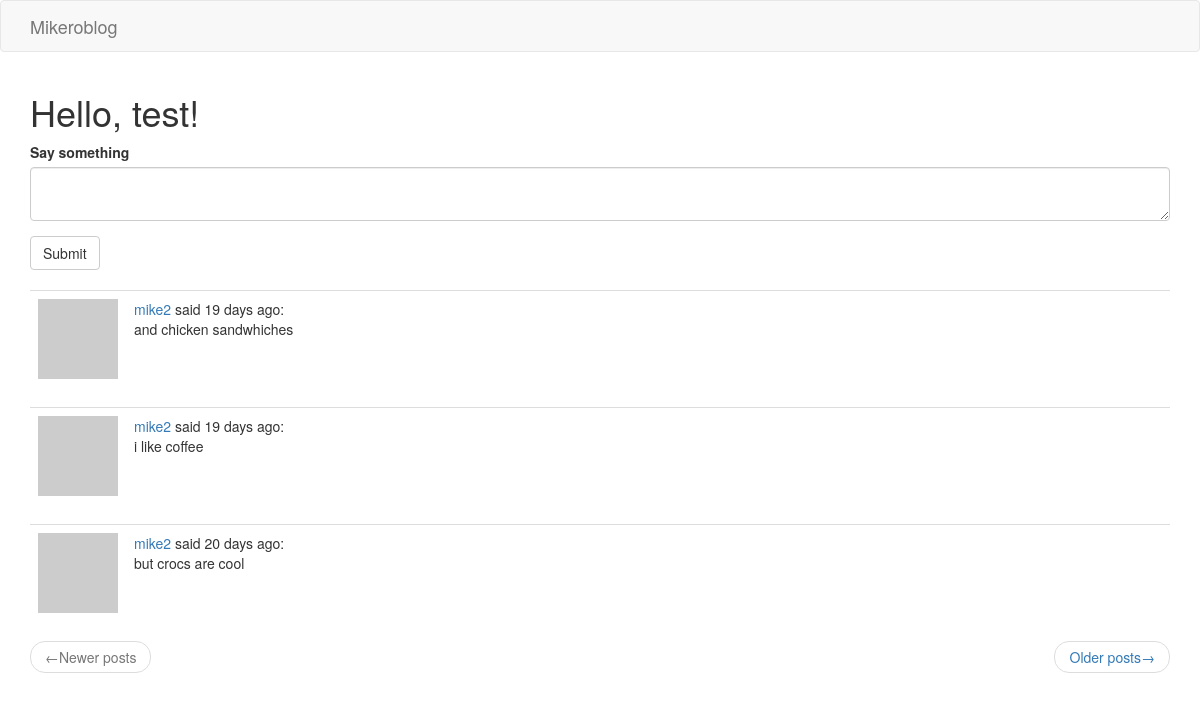
Page /index (signed in) on the earlier database version.
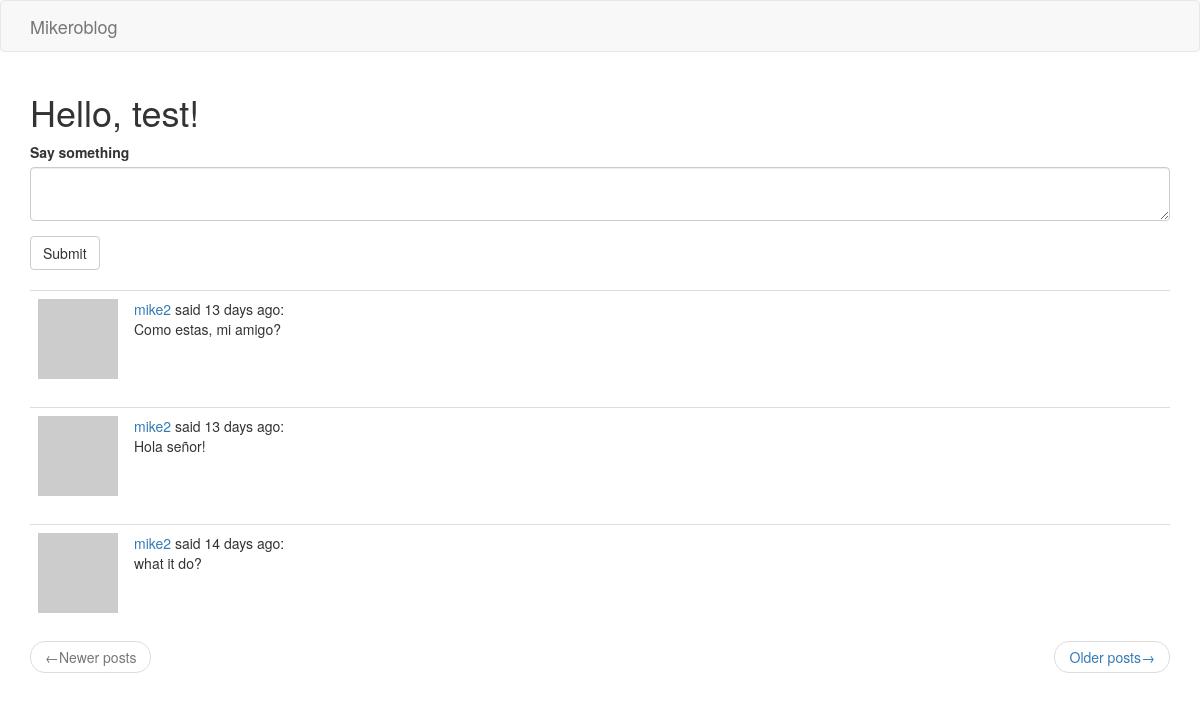
Same page on the later database version.
### app/models.py (models this page shows, shortened)
class User(UserMixin, db.Model):
    id = db.Column(db.Integer, primary_key=True)
    username = db.Column(db.String(64), index=True, unique=True)
    email = db.Column(db.String(120), index=True, unique=True)
    password_hash = db.Column(db.String(128))
    posts = db.relationship('Post', backref='author', lazy='dynamic')
    about_me = db.Column(db.String(140))
    last_seen = db.Column(db.DateTime, default=datetime.utcnow)
    followed = db.relationship(
        'User',
        secondary=followers,
        primaryjoin=(followers.c.follower_id == id),
        secondaryjoin=(followers.c.followed_id == id),
        backref=db.backref('followers', lazy='dynamic'),
        lazy='dynamic'
    )
    def avatar(self, size):
        digest = md5(self.email.lower().encode('utf-8')).hexdigest()
        return f'https://www.gravatar.com/avatar/{digest}?d=identicon&s={size}'
    def followed_posts(self):
        followed = Post.query.join(
            followers,
            (followers.c.followed_id == Post.user_id)).filter(
                followers.c.follower_id == self.id)
        own = Post.query.filter_by(user_id=self.id)
        return followed.union(own).order_by(Post.timestamp.desc())

class Post(db.Model):
    id = db.Column(db.Integer, primary_key=True)
    body = db.Column(db.String(140))
    timestamp = db.Column(db.DateTime, index=True, default=datetime.utcnow)
    user_id = db.Column(db.Integer, db.ForeignKey('user.id'))
    language = db.Column(db.String(5))

### app/main/routes.py (the view, shortened to what this page needs)
@bp.route('/', methods=['GET', 'POST'])
@bp.route('/index', methods=['GET', 'POST'])
@login_required
def index():
    form = PostForm()
    page = request.args.get('page', 1, type=int)
    posts = current_user.followed_posts().paginate(
        page, current_app.config['POSTS_PER_PAGE'], False)
    next_url = url_for('main.index', page=posts.next_num) \
        if posts.has_next else None
    prev_url = url_for('main.index', page=posts.prev_num) \
        if posts.has_prev else None
    return render_template('index.html', title='Home', posts=posts.items,
                           form=form, next_url=next_url, prev_url=prev_url)

### app/main/forms.py
class PostForm(FlaskForm):
    post = TextAreaField('Say something', validators=[
        DataRequired(), Length(min=1, max=140)])
    submit = SubmitField('Submit')

### app/main/routes.py (called while the page is built)
@bp.before_request
def before_request():
    if current_user.is_authenticated:
        current_user.last_seen = datetime.utcnow()
        db.session.commit()

### app/models.py (called while the page is built)
@login.user_loader
def load_user(id):
    return User.query.get(int(id))

### app/templates/index.html
{% extends 'base.html' %}
{% import 'bootstrap/wtf.html' as wtf %}
{% block app_content %}
    <h1>Hello, {{ current_user.username }}!</h1>
    {% if form %}
        {{ wtf.quick_form(form) }}
        <br>
    {% endif %}
    {% for post in posts %}
        {% include '_post.html' %}
    {% endfor %}
    <nav aria-label='...'>
        <ul class='pager'>
            <li class='previous{% if not prev_url %} disabled{% endif %}'>
                <a href='{{ prev_url or "#" }}'>
                    <span aria-hidden='true'>&larr;</span>{{ _('Newer posts') }}
                </a>
            </li>
            <li class='next{% if not next_url %} disabled{% endif %}'>
                <a href='{{ next_url or "#" }}'>
                    {{ _('Older posts') }}<span aria-hidden='true'>&rarr;</span>
                </a>
            </li>
        </ul>
    </nav>
{% endblock %}

### app/templates/base.html (shortened to what this page needs)
{% extends 'bootstrap/base.html' %}
{% block navbar %}
    <nav class='navbar navbar-default'>
        <div class='container'>
            <div class='navbar-header'>
                <a class='navbar-brand' href='{{ url_for("main.index") }}'>Mikeroblog</a>
            </div>
        </div>
    </nav>
{% endblock %}
{% block content %}
    <div class='container'>
        {% block app_content %}{% endblock %}
    </div>
{% endblock %}

### app/templates/_post.html (shortened to what this page needs)
<table class='table table-hover'>
    <tr>
        <td width='70px'>
            <a href='{{ url_for('main.user', username=post.author.username) }}'>
                <img src='{{ post.author.avatar(70) }}'>
            </a>
        </td>
        <td>
            <a href='{{ url_for('main.user', username=post.author.username) }}'>
                {{ post.author.username }}
            </a>
            said {{ moment(post.timestamp).fromNow() }}:
            <br>
            {{ post.body }}
        </td>
    </tr>
</table>

Differences in the rows shown:
no longer on this page (row unchanged): Post: author.username "mike2", timestamp "19 days ago", body "and chicken sandwhiches"
no longer on this page (row unchanged): Post: author.username "mike2", timestamp "19 days ago", body "i like coffee"
no longer on this page (row unchanged): Post: author.username "mike2", timestamp "20 days ago", body "but crocs are cool"
added Post: author.username "mike2", timestamp "13 days ago", body "Como estas, mi amigo?"
added Post: author.username "mike2", timestamp "13 days ago", body "Hola señor!"
added Post: author.username "mike2", timestamp "14 days ago", body "what it do?"
